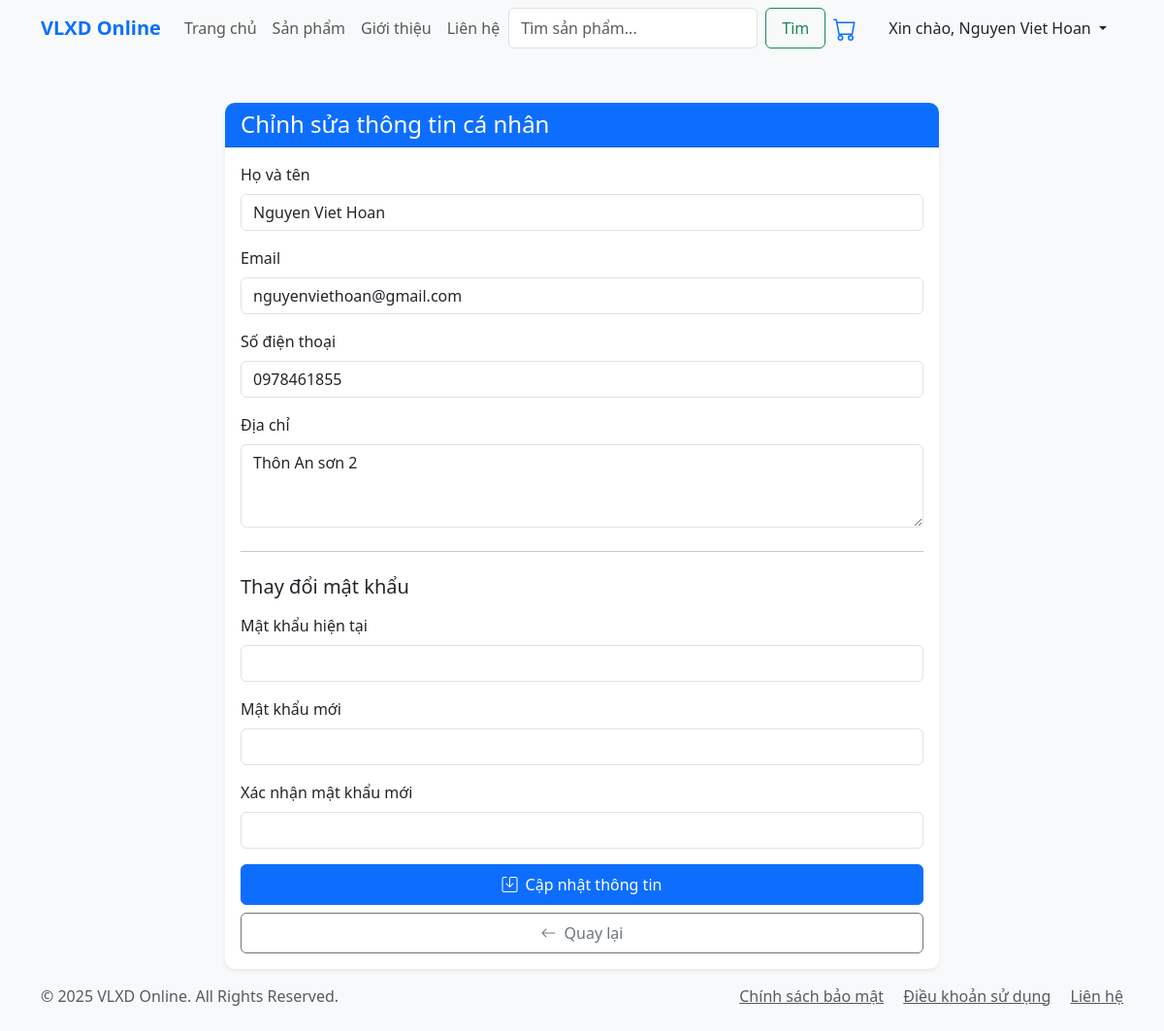
Page /views/user/edit_profile.php (signed in) on the committed database.
### tables this page shows
CREATE TABLE `users` (
  `UserID` int(11) NOT NULL,
  `FullName` varchar(100) NOT NULL,
  `Email` varchar(100) NOT NULL,
  `PasswordHash` varchar(255) NOT NULL,
  `PhoneNumber` varchar(15) DEFAULT NULL,
  `Address` text DEFAULT NULL,
  `CreatedAt` datetime DEFAULT current_timestamp(),
  `IsActive` tinyint(1) DEFAULT 1
);

### views/user/edit_profile.php (the view, shortened to what this page needs)
<?php
require_once '../../includes/header.php';
$user_id = $_SESSION['user_id'];
$stmt = $conn->prepare("SELECT * FROM Users WHERE UserID = ?");
$stmt->bind_param("i", $user_id);
$stmt->execute();
$result = $stmt->get_result();
$user = $result->fetch_assoc();
?>
<div class="container mt-4">
    <div class="row justify-content-center">
        <div class="col-md-8">
            <div class="card shadow-sm">
                <div class="card-header bg-primary text-white">
                    <h4 class="mb-0">Chỉnh sửa thông tin cá nhân</h4>
                </div>
                <div class="card-body">
                    <form method="POST" action="">
                        <div class="mb-3">
                            <label for="full_name" class="form-label">Họ và tên</label>
                            <input type="text" class="form-control" id="full_name" name="full_name"
                                   value="<?php echo htmlspecialchars($user['FullName']); ?>" required>
                        </div>
                        <div class="mb-3">
                            <label for="email" class="form-label">Email</label>
                            <input type="email" class="form-control" id="email" name="email"
                                   value="<?php echo htmlspecialchars($user['Email']); ?>" required>
                        </div>
                        <div class="mb-3">
                            <label for="phone" class="form-label">Số điện thoại</label>
                            <input type="tel" class="form-control" id="phone" name="phone"
                                   value="<?php echo htmlspecialchars($user['PhoneNumber'] ?? ''); ?>">
                        </div>
                        <div class="mb-3">
                            <label for="address" class="form-label">Địa chỉ</label>
                            <textarea class="form-control" id="address" name="address" rows="3"><?php echo htmlspecialchars($user['Address'] ?? ''); ?></textarea>
                        </div>
                        <hr class="my-4">
                        <h5 class="mb-3">Thay đổi mật khẩu</h5>
                        <div class="mb-3">
                            <label for="current_password" class="form-label">Mật khẩu hiện tại</label>
                            <input type="password" class="form-control" id="current_password" name="current_password">
                        </div>
                        <div class="mb-3">
                            <label for="new_password" class="form-label">Mật khẩu mới</label>
                            <input type="password" class="form-control" id="new_password" name="new_password">
                        </div>
                        <div class="mb-3">
                            <label for="confirm_password" class="form-label">Xác nhận mật khẩu mới</label>
                            <input type="password" class="form-control" id="confirm_password" name="confirm_password">
                        </div>
                        <div class="d-grid gap-2">
                            <button type="submit" class="btn btn-primary">
                                <i class="bi bi-save me-2"></i>Cập nhật thông tin
                            </button>
                            <a href="../user/profile.php" class="btn btn-outline-secondary">
                                <i class="bi bi-arrow-left me-2"></i>Quay lại
                            </a>
                        </div>
                    </form>
                </div>
            </div>
        </div>
    </div>
</div>
<?php
require_once '../../includes/footer.php';
?>

### assets/css/style.css (style rules this page uses)
body { font-family: 'Segoe UI', Tahoma, Geneva, Verdana, sans-serif; background-color: #f8f9fa; min-height: 100vh; }

### views/user/edit_profile.php (style rules this page uses)
.card { border: none; border-radius: 10px; }
.card-header { border-radius: 10px 10px 0 0 !important; }
.btn { padding: 0.5rem 1rem; }

### rows in the picture
users: full_name "Nguyen Viet Hoan", email "nguyenviethoan@gmail.com", phone "0978461855", address "Thôn An sơn 2"

### other values in the picture
$_SESSION['user_fullname'] "Nguyen Viet Hoan"
